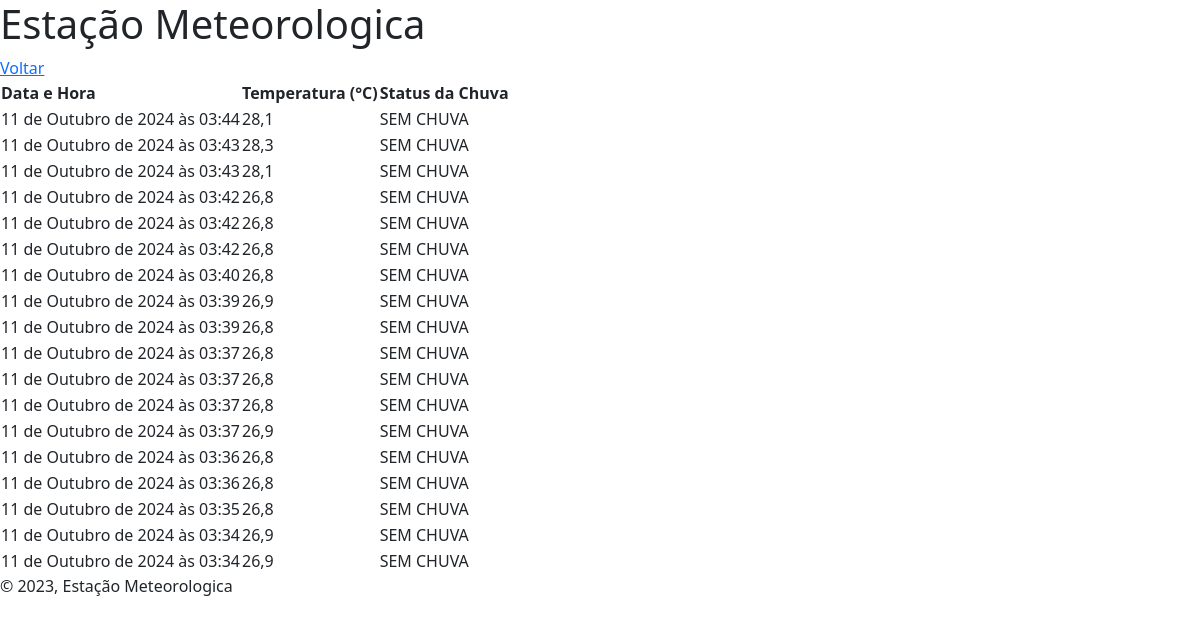
Page /data_list/ on the earlier database version.
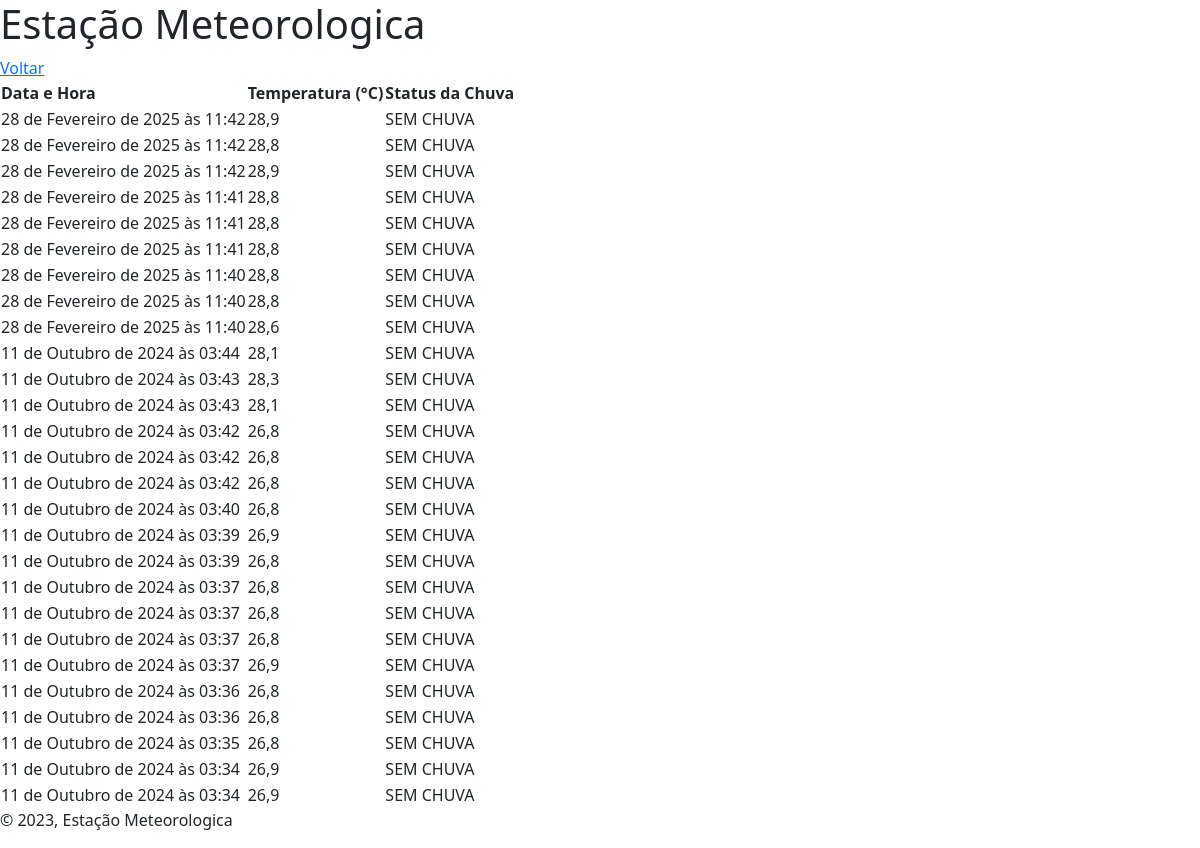
Same page on the later database version.
### app_home/models.py (models this page shows, shortened)
class WeatherData(models.Model):
    temperature = models.FloatField()  # Para armazenar a temperatura
    rain_status = models.CharField(max_length=20)
    timestamp = models.DateTimeField(auto_now_add=True)

### app_home/views.py (the view)
# urls.py: path('data_list/', views.data_list, name='data_list'),
def data_list(request):
    weather_data = WeatherData.objects.all().order_by('-timestamp')  # Pega todos os dados, ordenados por timestamp
    return render(request, 'data_list.html', {'weather_data': weather_data})

### app_home/templates/data_list.html (shortened to what this page needs)
<!doctype html>
<html lang="pt-br">
  <head>
    <link href="https://cdn.jsdelivr.net/npm/bootstrap@5.3.3/dist/css/bootstrap.min.css" rel="stylesheet">
  </head>
  <body>
    <header>
        <h1>Estação Meteorologica</h1>
    </header>
    <div>
        <a href="{% url 'index' %}">Voltar</a>
    </div>
    <div>
        <table>
            <thead>
                <tr>
                    <th>Data e Hora</th>
                    <th>Temperatura (°C)</th>
                    <th>Status da Chuva</th>
                </tr>
            </thead>
            <tbody>
                {% for data in weather_data %}
                <tr>
                    <td>{{ data.timestamp }}</td>
                    <td>{{ data.temperature }}</td>
                    <td>{{ data.rain_status }}</td>
                </tr>
                {% endfor %}
            </tbody>
        </table>
    </div>
    <footer>
        <p>&copy; 2023, Estação Meteorologica</p>
    </footer>
  </body>
</html>

Differences in the rows shown:
added WeatherData: timestamp "28 de Fevereiro de 2025 às 11:42", temperature "28,9", rain_status "SEM CHUVA"
added WeatherData: timestamp "28 de Fevereiro de 2025 às 11:42", temperature "28,8", rain_status "SEM CHUVA"
added WeatherData: timestamp "28 de Fevereiro de 2025 às 11:42", temperature "28,9", rain_status "SEM CHUVA"
added WeatherData: timestamp "28 de Fevereiro de 2025 às 11:41", temperature "28,8", rain_status "SEM CHUVA"
added WeatherData: timestamp "28 de Fevereiro de 2025 às 11:41", temperature "28,8", rain_status "SEM CHUVA"
added WeatherData: timestamp "28 de Fevereiro de 2025 às 11:41", temperature "28,8", rain_status "SEM CHUVA"
added WeatherData: timestamp "28 de Fevereiro de 2025 às 11:40", temperature "28,8", rain_status "SEM CHUVA"
added WeatherData: timestamp "28 de Fevereiro de 2025 às 11:40", temperature "28,8", rain_status "SEM CHUVA"
added WeatherData: timestamp "28 de Fevereiro de 2025 às 11:40", temperature "28,6", rain_status "SEM CHUVA"
